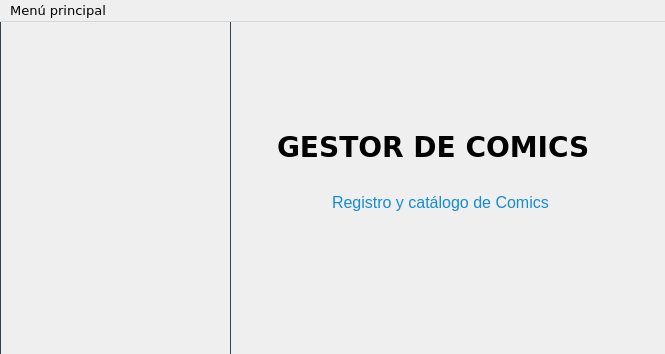
<?xml version="1.0" encoding="UTF-8"?>
<ui version="4.0">
 <class>MainWindow</class>
 <widget class="QMainWindow" name="MainWindow">
  <property name="geometry">
   <rect>
    <x>0</x>
    <y>0</y>
    <width>665</width>
    <height>354</height>
   </rect>
  </property>
  <property name="windowTitle">
   <string> GESTOR COMICS</string>
  </property>
  <property name="windowIcon">
   <iconset>
    <normaloff>../../../../Users/Administrator/Pictures/icon.png</normaloff>../../../../Users/Administrator/Pictures/icon.png</iconset>
  </property>
  <property name="styleSheet">
   <string notr="true"/>
  </property>
  <widget class="QWidget" name="centralwidget">
   <widget class="QLabel" name="lbl_titulo">
    <property name="geometry">
     <rect>
      <x>277</x>
      <y>110</y>
      <width>351</width>
      <height>31</height>
     </rect>
    </property>
    <property name="font">
     <font>
      <family>Verdana</family>
      <pointsize>21</pointsize>
      <weight>75</weight>
      <bold>true</bold>
     </font>
    </property>
    <property name="text">
     <string>GESTOR DE COMICS</string>
    </property>
   </widget>
   <widget class="QLabel" name="lbl_subtitulo">
    <property name="geometry">
     <rect>
      <x>332</x>
      <y>150</y>
      <width>251</width>
      <height>61</height>
     </rect>
    </property>
    <property name="font">
     <font>
      <pointsize>12</pointsize>
     </font>
    </property>
    <property name="styleSheet">
     <string notr="true">* {color: #148CD2;}</string>
    </property>
    <property name="text">
     <string>Registro y catálogo de Comics</string>
    </property>
   </widget>
   <widget class="QLabel" name="lbl_imagen">
    <property name="geometry">
     <rect>
      <x>0</x>
      <y>-20</y>
      <width>231</width>
      <height>381</height>
     </rect>
    </property>
    <property name="styleSheet">
     <string notr="true">*{background-image: url(&quot;estilos/batman.png&quot;); border:1px solid #32414B;}</string>
    </property>
    <property name="text">
     <string/>
    </property>
   </widget>
  </widget>
  <widget class="QMenuBar" name="menubar">
   <property name="geometry">
    <rect>
     <x>0</x>
     <y>0</y>
     <width>665</width>
     <height>22</height>
    </rect>
   </property>
   <property name="font">
    <font>
     <family>Verdana</family>
     <pointsize>10</pointsize>
     <weight>50</weight>
     <bold>false</bold>
    </font>
   </property>
   <widget class="QMenu" name="menu_principal">
    <property name="font">
     <font>
      <family>Verdana</family>
      <pointsize>10</pointsize>
      <weight>50</weight>
      <bold>false</bold>
     </font>
    </property>
    <property name="title">
     <string>Menú principal</string>
    </property>
    <addaction name="subm_registro"/>
    <addaction name="subm_catalogo"/>
    <addaction name="subm_listado"/>
    <addaction name="subm_tabla"/>
    <addaction name="separator"/>
    <addaction name="subm_salir"/>
   </widget>
   <addaction name="menu_principal"/>
  </widget>
  <action name="subm_registro">
   <property name="text">
    <string>Registro Comic</string>
   </property>
   <property name="font">
    <font>
     <family>Verdana</family>
     <pointsize>10</pointsize>
     <weight>50</weight>
     <bold>false</bold>
    </font>
   </property>
  </action>
  <action name="subm_catalogo">
   <property name="text">
    <string>Catálogo Comics</string>
   </property>
  </action>
  <action name="subm_lista_comics">
   <property name="text">
    <string>Lista Comics</string>
   </property>
  </action>
  <action name="subm_tabla_Comics">
   <property name="text">
    <string>Tabla Comics</string>
   </property>
  </action>
  <action name="subm_listado">
   <property name="text">
    <string>Listado Comics</string>
   </property>
  </action>
  <action name="subm_tabla">
   <property name="text">
    <string>Tabla Comics</string>
   </property>
  </action>
  <action name="subm_salir">
   <property name="text">
    <string>Salir</string>
   </property>
  </action>
  <action name="subm_inicio">
   <property name="text">
    <string>Inicio</string>
   </property>
  </action>
 </widget>
 <resources/>
 <connections/>
</ui>
